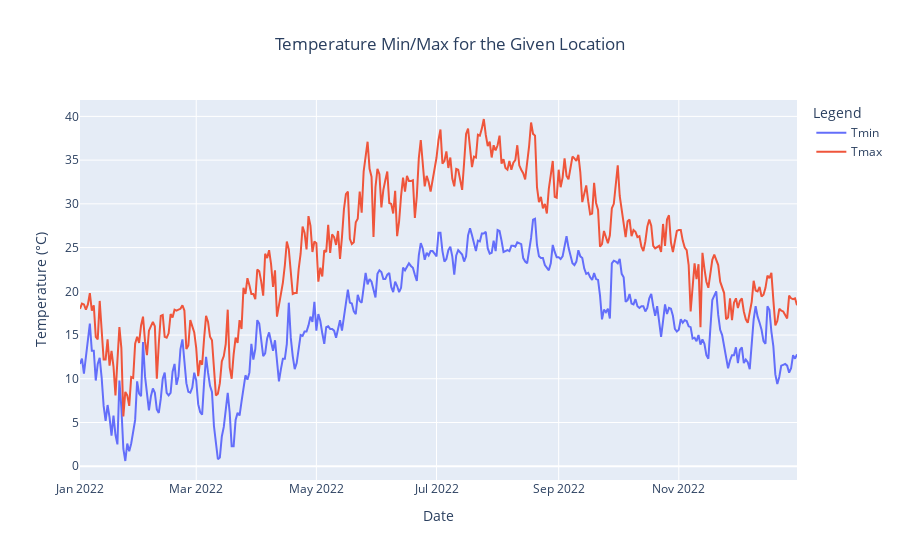

This figure's notebook cell:
### Code cell
fig = px.line(data.reset_index(), x='time', y=['tmin','tmax'],
                title=f'Temperature Min/Max for the Given Location',
                labels={'time': 'Date', 'tmin': 'Min Temp', 'tmax': 'Max Temp'})

fig.data[0].name = 'Tmin'
fig.data[1].name = 'Tmax'


# Update the legend title
fig.update_layout(legend_title='Legend')

fig.update_yaxes(title_text='Temperature (°C)')

# Center the plot title
fig.update_layout(title={'x': 0.5, 'xanchor': 'center'})

fig.show()

### Figure 1 — Plotly figure (JSON) as saved in the notebook; plotly's stock layout.template omitted (floating-point values rounded to 4 significant figures; data arrays with more than 128 entries replaced by an {"elided": "..."} marker saying what was removed)
{"data": [{"hovertemplate": "variable=tmin<br>Date=%{x}<br>value=%{y}<extra></extra>", "legendgroup": "tmin", "line": {"color": "#636efa", "dash": "solid"}, "marker": {"symbol": "circle"}, "mode": "lines", "name": "Tmin", "orientation": "v", "showlegend": true, "type": "scatter", "x": {"elided": "365 str values"}, "xaxis": "x", "y": {"elided": "365 float values"}, "yaxis": "y"}, {"hovertemplate": "variable=tmax<br>Date=%{x}<br>value=%{y}<extra></extra>", "legendgroup": "tmax", "line": {"color": "#EF553B", "dash": "solid"}, "marker": {"symbol": "circle"}, "mode": "lines", "name": "Tmax", "orientation": "v", "showlegend": true, "type": "scatter", "x": {"elided": "365 str values"}, "xaxis": "x", "y": {"elided": "365 float values"}, "yaxis": "y"}], "layout": {"legend": {"title": {"text": "Legend"}, "tracegroupgap": 0}, "title": {"text": "Temperature Min/Max for the Given Location", "x": 0.5, "xanchor": "center"}, "xaxis": {"anchor": "y", "domain": [0, 1], "title": {"text": "Date"}}, "yaxis": {"anchor": "x", "domain": [0, 1], "title": {"text": "Temperature (°C)"}}}}
